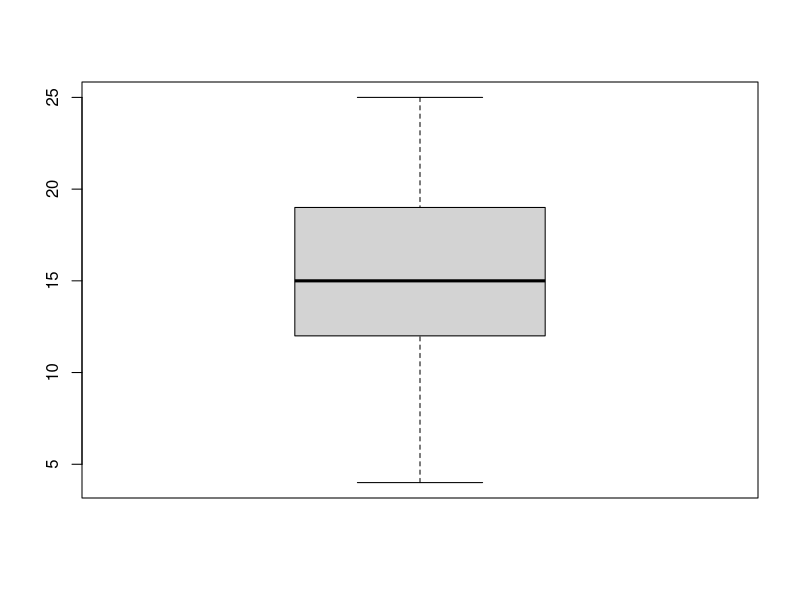
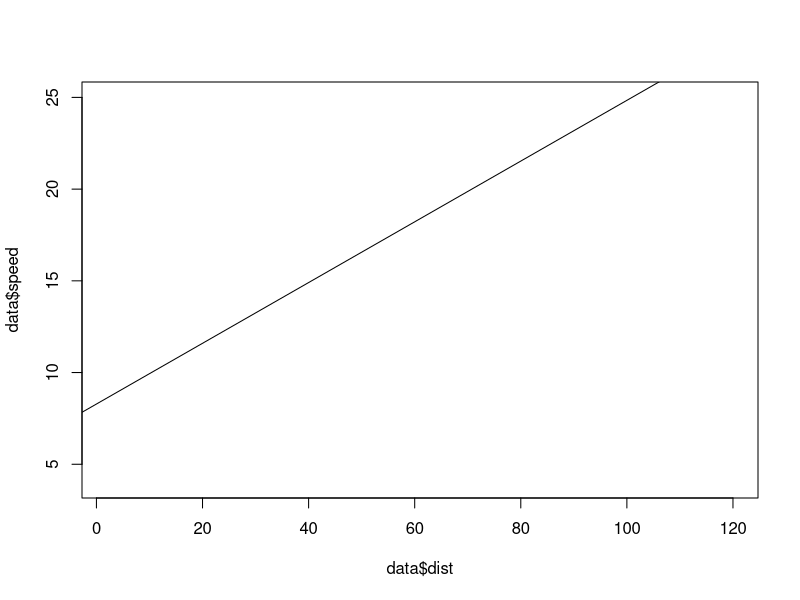

These charts were generated, in order, by the following R code:
# Read and subset the data ------------------------------------------------

data <- cars
boxplot(data$speed)
pt <- as.integer(readline("Enter data point type : ")) # You may type 16 for solid circles
plot(data$dist, data$speed, pch = pt)
lmr <- lm(data$speed ~ data$dist)
abline(lmr)
cor.test(data$speed, data$dist)
median(data$speed)
par(new=TRUE)

